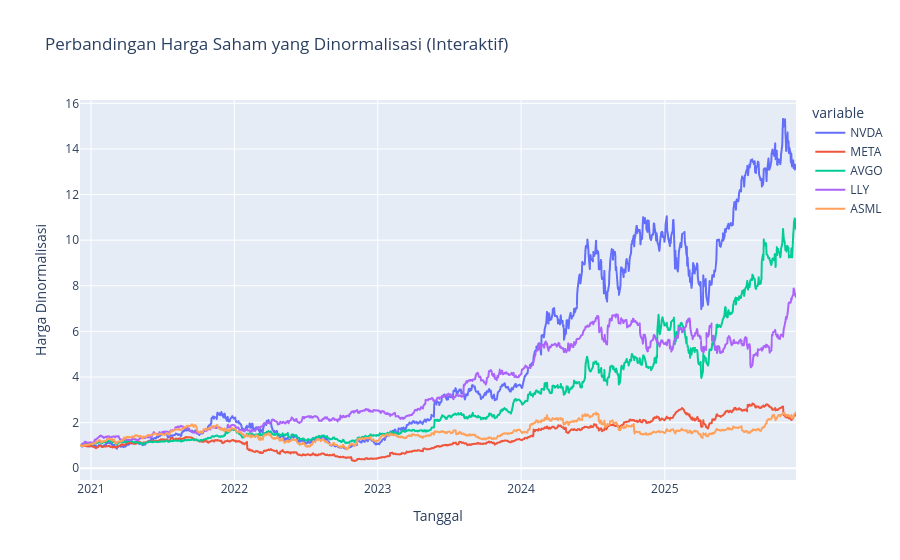

The notebook cell this image was saved under:
### Code cell
import plotly_express as px

# 1. Buat line plot interaktif untuk normalized_stock_data
fig_normalized_prices = px.line(
    normalized_stock_data,
    x=normalized_stock_data.index,
    y=normalized_stock_data.columns,
    title='Perbandingan Harga Saham yang Dinormalisasi (Interaktif)',
    labels={'index': 'Tanggal', 'value': 'Harga Dinormalisasi'},
    hover_name=normalized_stock_data.columns.name # Display ticker name on hover
)

fig_normalized_prices.update_layout(
    xaxis_title='Tanggal',
    yaxis_title='Harga Dinormalisasi'
)

fig_normalized_prices.show()

print("Line plot interaktif untuk harga saham yang dinormalisasi telah ditampilkan.")

### Figure 1 — Plotly figure (JSON) as saved in the notebook; plotly's stock layout.template omitted (floating-point values rounded to 4 significant figures; data arrays with more than 128 entries replaced by an {"elided": "..."} marker saying what was removed)
{"data": [{"hovertemplate": "variable=NVDA<br>Date=%{x}<br>Harga Dinormalisasi=%{y}<extra></extra>", "legendgroup": "NVDA", "line": {"color": "#636efa", "dash": "solid"}, "marker": {"symbol": "circle"}, "mode": "lines", "name": "NVDA", "showlegend": true, "type": "scattergl", "x": {"elided": "1253 str values"}, "xaxis": "x", "y": {"elided": "1253 float values"}, "yaxis": "y"}, {"hovertemplate": "variable=META<br>Date=%{x}<br>Harga Dinormalisasi=%{y}<extra></extra>", "legendgroup": "META", "line": {"color": "#EF553B", "dash": "solid"}, "marker": {"symbol": "circle"}, "mode": "lines", "name": "META", "showlegend": true, "type": "scattergl", "x": {"elided": "1253 str values"}, "xaxis": "x", "y": {"elided": "1253 float values"}, "yaxis": "y"}, {"hovertemplate": "variable=AVGO<br>Date=%{x}<br>Harga Dinormalisasi=%{y}<extra></extra>", "legendgroup": "AVGO", "line": {"color": "#00cc96", "dash": "solid"}, "marker": {"symbol": "circle"}, "mode": "lines", "name": "AVGO", "showlegend": true, "type": "scattergl", "x": {"elided": "1253 str values"}, "xaxis": "x", "y": {"elided": "1253 float values"}, "yaxis": "y"}, {"hovertemplate": "variable=LLY<br>Date=%{x}<br>Harga Dinormalisasi=%{y}<extra></extra>", "legendgroup": "LLY", "line": {"color": "#ab63fa", "dash": "solid"}, "marker": {"symbol": "circle"}, "mode": "lines", "name": "LLY", "showlegend": true, "type": "scattergl", "x": {"elided": "1253 str values"}, "xaxis": "x", "y": {"elided": "1253 float values"}, "yaxis": "y"}, {"hovertemplate": "variable=ASML<br>Date=%{x}<br>Harga Dinormalisasi=%{y}<extra></extra>", "legendgroup": "ASML", "line": {"color": "#FFA15A", "dash": "solid"}, "marker": {"symbol": "circle"}, "mode": "lines", "name": "ASML", "showlegend": true, "type": "scattergl", "x": {"elided": "1253 str values"}, "xaxis": "x", "y": {"elided": "1253 float values"}, "yaxis": "y"}], "layout": {"legend": {"title": {"text": "variable"}, "tracegroupgap": 0}, "title": {"text": "Perbandingan Harga Saham yang Dinormalisasi (Interaktif)"}, "xaxis": {"anchor": "y", "domain": [0, 1], "title": {"text": "Tanggal"}}, "yaxis": {"anchor": "x", "domain": [0, 1], "title": {"text": "Harga Dinormalisasi"}}}}
